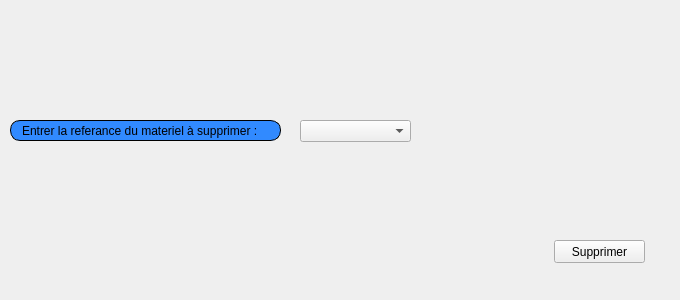
     <widget class="QWidget" name="tab_22">
      <attribute name="title">
       <string>supprimer</string>
      </attribute>
      <widget class="QLabel" name="label_28">
       <property name="geometry">
        <rect>
         <x>10</x>
         <y>120</y>
         <width>271</width>
         <height>21</height>
        </rect>
       </property>
       <property name="styleSheet">
        <string notr="true">border: 1px solid black;
border-radius: 10px;
padding: 0 8px;
background: #318aff;
font: bold, &quot;Arial&quot;;;
text-align:center;</string>
       </property>
       <property name="text">
        <string>Entrer la referance du materiel à supprimer :</string>
       </property>
      </widget>
      <widget class="QPushButton" name="supprimermatmanq1">
       <property name="geometry">
        <rect>
         <x>554</x>
         <y>240</y>
         <width>91</width>
         <height>23</height>
        </rect>
       </property>
       <property name="styleSheet">
        <string notr="true">#supprimermatmanq1{
font: bold, &quot;Arial&quot;;;     background-color: qlineargradient(x1: 0, y1: 0, x2: 0, y2: 1,
                                       stop: 0 #dadbde, stop: 1 #f6f7fa);
}
#supprimermatmanq1:pressed {
font: bold, &quot;Arial&quot;;;     background-color: qlineargradient(x1: 0, y1: 0, x2: 0, y2: 1,
                                       stop: 0 #dadbde, stop: 1 #fff07b);}</string>
       </property>
       <property name="text">
        <string>Supprimer</string>
       </property>
       <property name="icon">
        <iconset resource="ressources.qrc">
         <normaloff>:/images/img/PP.png</normaloff>:/images/img/PP.png</iconset>
       </property>
      </widget>
      <widget class="QComboBox" name="referance_mat_manq_supprimer_combobox1">
       <property name="geometry">
        <rect>
         <x>300</x>
         <y>120</y>
         <width>111</width>
         <height>22</height>
        </rect>
       </property>
      </widget>
      <widget class="QLabel" name="label_39">
       <property name="geometry">
        <rect>
         <x>0</x>
         <y>0</y>
         <width>661</width>
         <height>281</height>
        </rect>
       </property>
       <property name="text">
        <string/>
       </property>
       <property name="pixmap">
        <pixmap resource="ressources.qrc">:/images/img/imf.jpg</pixmap>
       </property>
      </widget>
      <widget class="QLabel" name="label_109">
       <property name="geometry">
        <rect>
         <x>-4</x>
         <y>-1</y>
         <width>671</width>
         <height>291</height>
        </rect>
       </property>
       <property name="text">
        <string/>
       </property>
       <property name="pixmap">
        <pixmap>:/img/imf.jpg</pixmap>
       </property>
      </widget>
      <zorder>label_109</zorder>
      <zorder>label_39</zorder>
      <zorder>label_28</zorder>
      <zorder>supprimermatmanq1</zorder>
      <zorder>referance_mat_manq_supprimer_combobox1</zorder>
     </widget>
